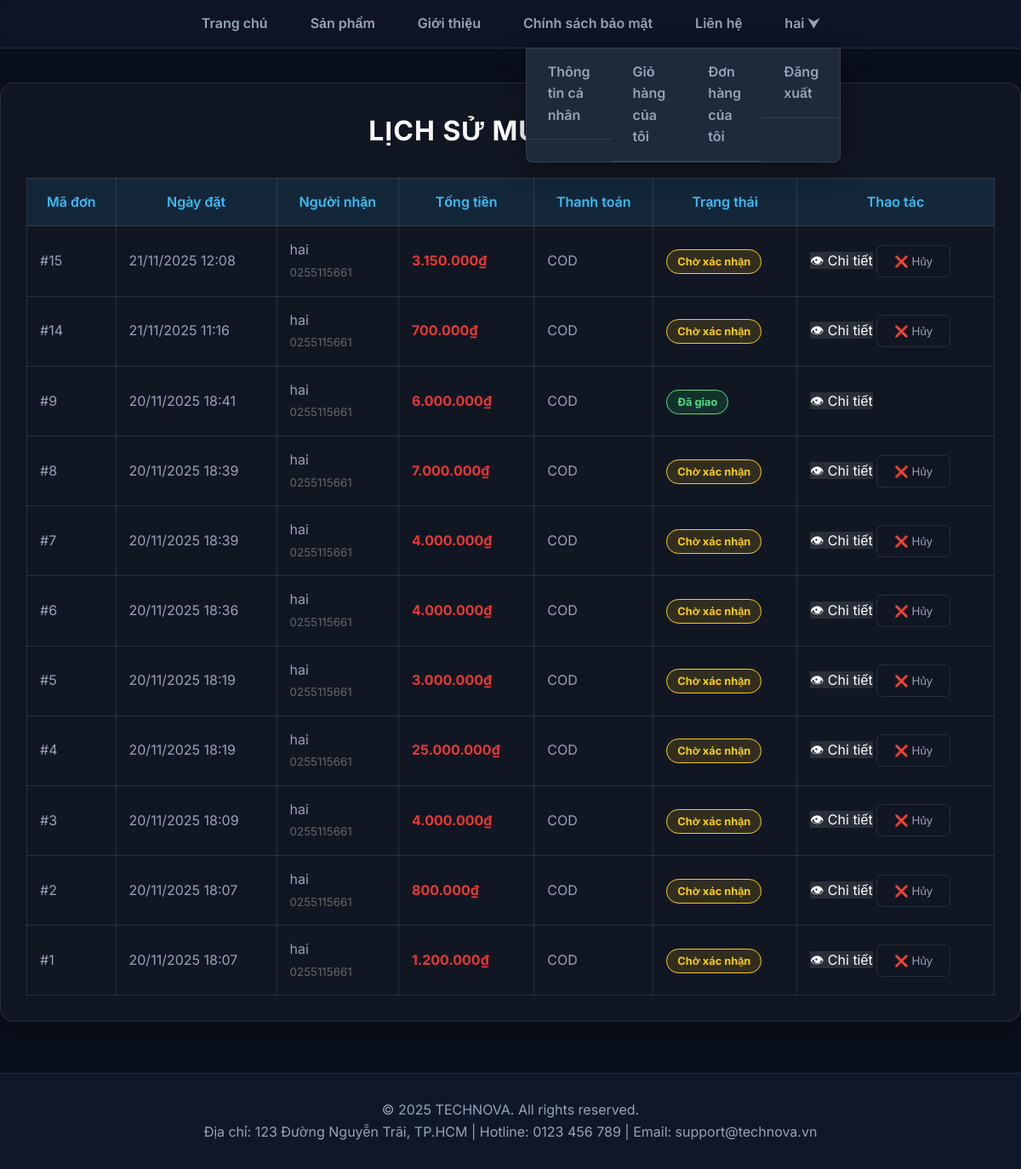
Before: /WebBanHang/DonHang/DonHangCuaToi.php (signed in) with the older database file.
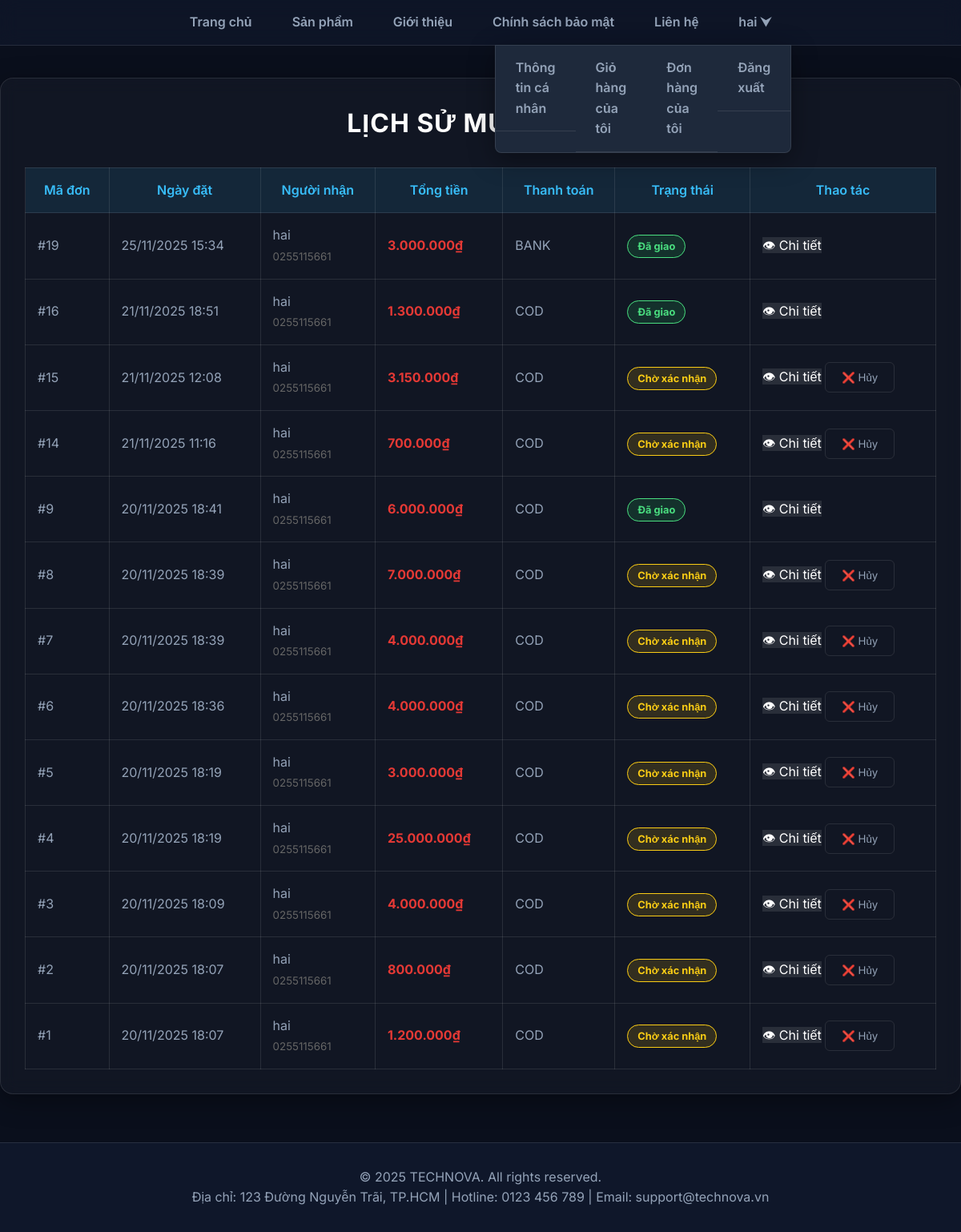
After: the same page with the newer database file.
### tables this page shows
CREATE TABLE `don_hang` (
  `id_don_hang` int(11) NOT NULL,
  `id_nguoi_dung` int(11) NOT NULL,
  `ngay_dat` datetime NOT NULL DEFAULT current_timestamp(),
  `tong_tien` decimal(15,2) NOT NULL,
  `ho_ten_nguoi_nhan` varchar(100) NOT NULL,
  `sdt_nguoi_nhan` varchar(20) NOT NULL,
  `dia_chi_giao_hang` text NOT NULL,
  `phuong_thuc_thanh_toan` varchar(50) NOT NULL DEFAULT 'COD',
  `trang_thai` varchar(50) NOT NULL DEFAULT 'Cho_xac_nhan'
);

### WebBanHang/auth.php (called while the page is built, shortened)
<?php
function current_user() {
    return $_SESSION['user'] ?? null;
}

### WebBanHang/DonHang/DonHangCuaToi.php (the view, shortened to what this page needs)
<?php
require_once __DIR__ . '/../auth.php';
$user = current_user();
$user_id = (int)($user['id'] ?? 0);
$conn = new mysqli("localhost", "root", "", "webbh");
$username = htmlspecialchars($_SESSION["user"]["username"]);
$sql = "SELECT * FROM don_hang WHERE id_nguoi_dung = ? ORDER BY ngay_dat DESC";
$stmt = $conn->prepare($sql);
$stmt->bind_param("i", $user_id);
$stmt->execute();
$result = $stmt->get_result();
?>
<!DOCTYPE html>
<html lang="vi">
<head>
    <link rel="stylesheet" href="demo.css">
</head>
<body>
<div id="fox">
    <div id="fox-nav">
        <ul>
            <li><a href="../index/index.php">Trang chủ</a></li>
            <li><a href="../SanPham/SanPham.php">Sản phẩm</a></li>
            <li><a href="../Gioithieu/Gioithieu.php">Giới thiệu</a></li>
            <li><a href="../chinhsachbaomat/chinhsachbaomat.php">Chính sách bảo mật</a></li>
            <li><a href="../LienHe/LienHe.php">Liên hệ</a></li>
            <li class="user-dropdown">
                <a href="#" id="user-toggle"><?= $username ?> ⮟</a>
                <ul class="dropdown-menu">
                    <li><a href="../User/ThongTinCaNhan.php">Thông tin cá nhân</a></li>
                    <li><a href="../DonHang/Giohang.php">Giỏ hàng của tôi</a></li>
                    <li><a href="../DonHang/DonHangCuaToi.php">Đơn hàng của tôi</a></li>
                    <li><a href="../Login/logout.php">Đăng xuất</a></li>
                </ul>
            </li>
        </ul>
    </div>
    <div class="order-container">
        <h2>Lịch sử mua hàng</h2>
        <?php if ($result && $result->num_rows > 0): ?>
            <table>
                <thead>
                    <tr>
                        <th>Mã đơn</th>
                        <th>Ngày đặt</th>
                        <th>Người nhận</th>
                        <th>Tổng tiền</th>
                        <th>Thanh toán</th>
                        <th>Trạng thái</th>
                        <th>Thao tác</th>
                    </tr>
                </thead>
                <tbody>
                <?php while ($row = $result->fetch_assoc()): ?>
                    <tr>
                        <td>#<?= $row["id_don_hang"] ?></td>
                        <td><?= date("d/m/Y H:i", strtotime($row["ngay_dat"])) ?></td>
                        <td style="text-align: left; padding-left: 15px;">
                            <?= htmlspecialchars($row["ho_ten_nguoi_nhan"]) ?><br>
                            <small style="color: #666;"><?= htmlspecialchars($row["sdt_nguoi_nhan"]) ?></small>
                        </td>
                        <td style="color: #e53935; font-weight: bold;">
                            <?= number_format($row["tong_tien"], 0, ',', '.') ?>₫
                        </td>
                        <td><?= $row["phuong_thuc_thanh_toan"] ?></td>
                        <td>
                            <?php
                                $statusText = "Chờ xác nhận";
                                $statusClass = "st-cho-xac-nhan";
                                if ($row["trang_thai"] == "Da_giao") {
                                    $statusText = "Đã giao"; $statusClass = "st-da-giao";
                                } elseif ($row["trang_thai"] == "Dang_giao") {
                                    $statusText = "Đang giao"; $statusClass = "st-dang-giao";
                                } elseif ($row["trang_thai"] == "Da_huy") {
                                    $statusText = "Đã hủy"; $statusClass = "st-da-huy";
                                }
                            ?>
                            <span class="status-badge <?= $statusClass ?>"><?= $statusText ?></span>
                        </td>
                        <td>
                            <a href="Dathang.php?id=<?= $row["id_don_hang"] ?>" class="btn-action btn-view">👁 Chi tiết</a>
                            <?php if ($row["trang_thai"] === "Cho_xac_nhan"): ?>
                                <form method="POST" action="HuyDonHang.php" style="display:inline;">
                                    <button class="btn-action btn-cancel" onclick="return confirm('Bạn có chắc muốn hủy đơn hàng này không?')">❌ Hủy</button>
                                </form>
                            <?php endif; ?>
                        </td>
                    </tr>
                <?php endwhile; ?>
                </tbody>
            </table>
        <?php endif; ?>
    </div>
    <div id="fox-footer">
        <p>© 2025 TECHNOVA. All rights reserved.</p>
        <p>Địa chỉ: 123 Đường Nguyễn Trãi, TP.HCM | Hotline: 0123 456 789 | Email: support@technova.vn</p>
    </div>
</div>
</body>
</html>

### WebBanHang/DonHang/demo.css (style rules this page uses)
:root { --bg-dark: #0a0f1c; --bg-card: rgba(30, 41, 59, 0.6); --text-primary: #ffffff; --text-secondary: #94a3b8; --accent: #38bdf8; --accent-hover: #0ea5e9; --danger: #ef4444; --success: #22c55e; --warning: #eab308; --glass-bg: rgba(255, 255, 255, 0.03); --glass-border: rgba(255, 255, 255, 0.1); --card-shadow: 0 8px 32px 0 rgba(0, 0, 0, 0.36); --font-main: 'Inter', sans-serif; }
* { box-sizing: border-box; margin: 0; padding: 0; }
body { background-color: var(--bg-dark); color: var(--text-primary); font-family: var(--font-main); line-height: 1.6; -webkit-font-smoothing: antialiased; }
a { text-decoration: none; color: inherit; transition: 0.3s; }
ul { list-style: none; }
#fox { width: 100%; max-width: 100%; overflow-x: hidden; }
#fox-nav { background: rgba(15, 23, 42, 0.8); backdrop-filter: blur(12px); position: sticky; top: 0; z-index: 1000; border-bottom: 1px solid var(--glass-border); }
#fox-nav ul { display: flex; justify-content: center; padding: 0; margin: 0; }
#fox-nav ul li a { display: block; padding: 15px 25px; color: var(--text-secondary); font-weight: 600; }
.user-dropdown { position: relative; }
.user-dropdown .dropdown-menu { background: #1e293b !important; border: 1px solid var(--glass-border); min-width: 200px; position: absolute; top: 100%; right: 0; box-shadow: var(--card-shadow); display: none; z-index: 9999; border-radius: 0 0 8px 8px; }
.user-dropdown .dropdown-menu li a { padding: 12px 20px; text-align: left; color: var(--text-primary); border-bottom: 1px solid var(--glass-border); }
h2 { text-align: center; font-size: 2rem; margin-bottom: 30px; color: var(--text-primary); text-transform: uppercase; letter-spacing: 1px; }
.cart-container, .order-container, .success-container { max-width: 1200px; margin: 40px auto; padding: 30px; background: var(--glass-bg); backdrop-filter: blur(10px); border: 1px solid var(--glass-border); border-radius: 16px; box-shadow: var(--card-shadow); color: var(--text-primary); }
button, .btn { cursor: pointer; font-family: var(--font-main); transition: all 0.3s ease; outline: none; }
.btn-cancel, .btn-outline { background: transparent; border: 1px solid var(--glass-border); color: var(--text-secondary); padding: 10px 20px; border-radius: 6px; }
table { width: 100%; border-collapse: collapse; color: var(--text-secondary); }
th { background: rgba(56, 189, 248, 0.1); color: var(--accent); padding: 15px; font-weight: 600; border: 1px solid var(--glass-border); }
td { padding: 15px; border: 1px solid var(--glass-border); vertical-align: middle; }
.status-badge { padding: 6px 12px; border-radius: 20px; font-size: 0.8rem; font-weight: bold; }
.st-cho-xac-nhan { background: rgba(234, 179, 8, 0.15); color: #facc15; border: 1px solid #facc15; }
.st-da-giao { background: rgba(34, 197, 94, 0.15); color: #4ade80; border: 1px solid #4ade80; }
.btn-view { background: rgba(255,255,255,0.1); color: var(--text-primary); }
#fox-footer { background: #0f172a; border-top: 1px solid var(--glass-border); color: var(--text-secondary); padding: 30px 20px; text-align: center; margin-top: 60px; }

Changed rows visible on the page:
added don_hang: id_don_hang "19", ngay_dat "25/11/2025 15:34", ho_ten_nguoi_nhan "hai", sdt_nguoi_nhan "0255115661", tong_tien "3.000.000", phuong_thuc_thanh_toan "BANK", trang_thai "Đã giao"
added don_hang: id_don_hang "16", ngay_dat "21/11/2025 18:51", ho_ten_nguoi_nhan "hai", sdt_nguoi_nhan "0255115661", tong_tien "1.300.000", phuong_thuc_thanh_toan "COD", trang_thai "Đã giao"
